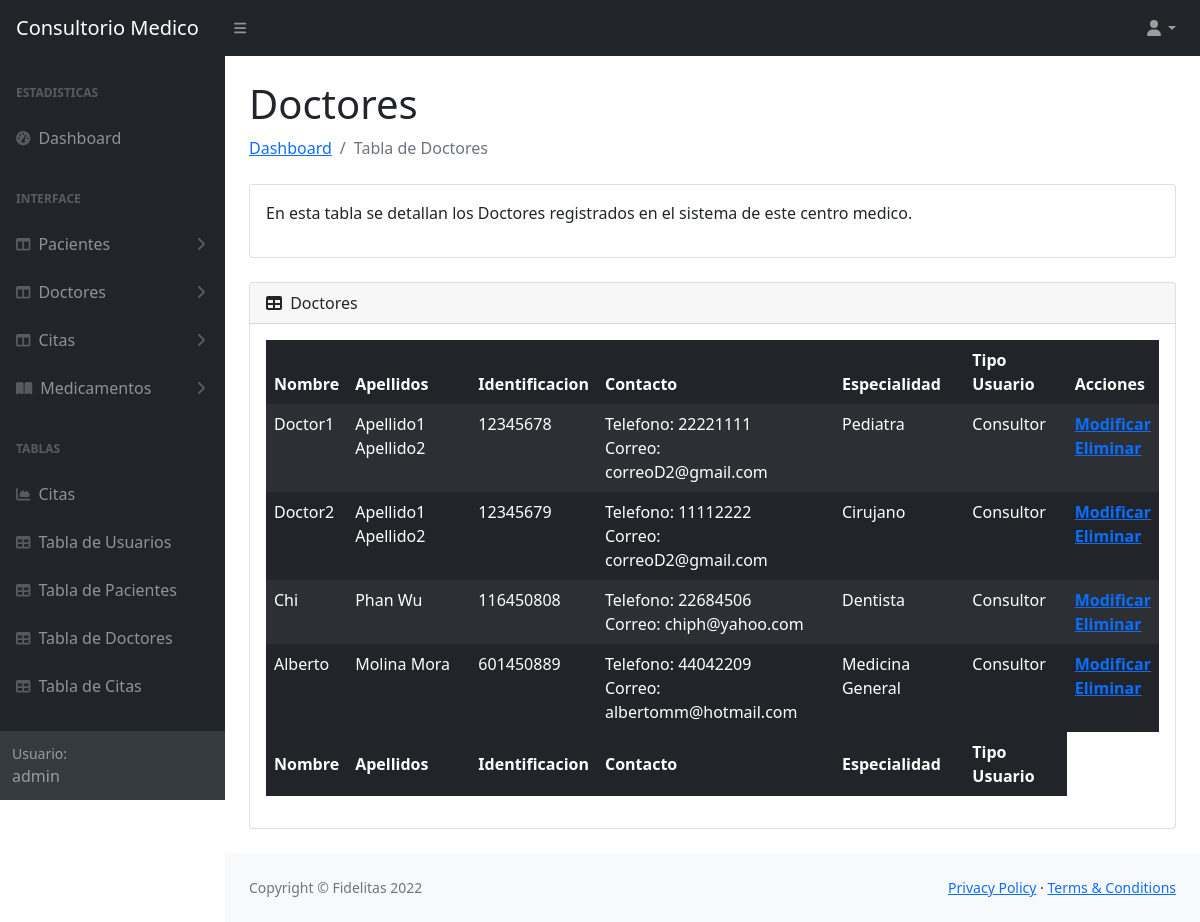
The app's page /tablas/tablaDoctores.php (signed in), older data.
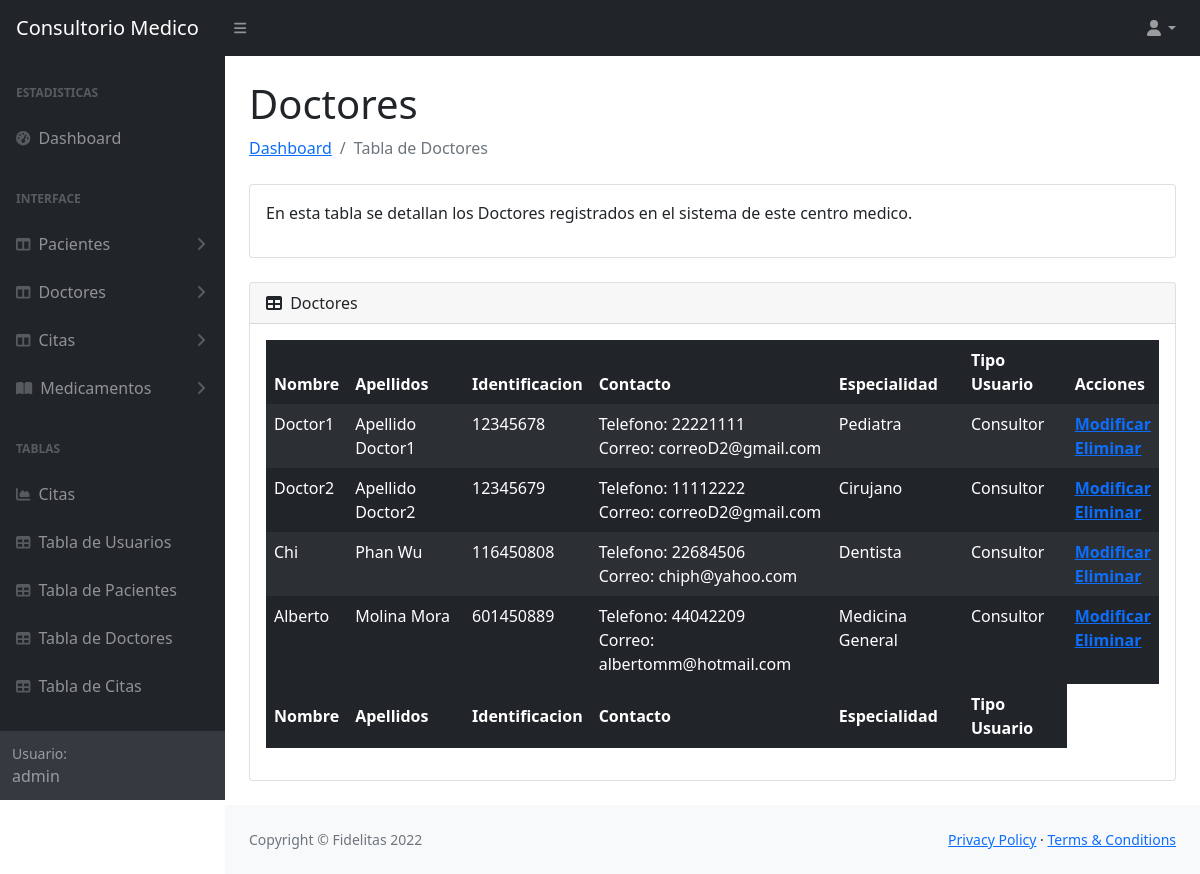
The same page, newer data.
### tables this page shows
CREATE TABLE `doctor` (
  idDoctor INT NOT NULL AUTO_INCREMENT,
  nombreDoctor VARCHAR(45) NOT NULL,
  apellidosDoctor VARCHAR(45) NOT NULL,
  cedulaDoctor INT NOT NULL,
  telefonoDoctor VARCHAR(10) NOT NULL,
  correoDoctor VARCHAR(45) NOT NULL,
  especialidad VARCHAR(45) NOT NULL,
  tipoUsuario INT NOT NULL,
  PRIMARY KEY (idDoctor),
  foreign key(tipoUsuario)references `tipousuario`(idtipoUsuario));

CREATE TABLE `tipousuario` (
  idtipoUsuario INT NOT NULL AUTO_INCREMENT,
  tipoDeUsuario VARCHAR(45) NOT NULL,
  PRIMARY KEY (idtipoUsuario));

### tablas/tablaDoctores.php (the view, shortened to what this page needs)
<?php
 require '../conexion/conexion.php';
 $tipoUsuario = $_SESSION['tipoUsuario'];
 $tDoctorSELECT = "SELECT d.idDoctor, d.nombreDoctor, d.apellidosDoctor, d.cedulaDoctor, d.telefonoDoctor, d.correoDoctor, d.especialidad, tu.tipoDeUsuario
 FROM doctor d JOIN tipousuario tu on d.tipoUsuario = tu.idtipoUsuario";
 $resultado = $mysqli->query($tDoctorSELECT);
?>
<!DOCTYPE html>
<html lang="en">
    <head>
        <link href="https://cdn.jsdelivr.net/npm/simple-datatables@latest/dist/style.css" rel="stylesheet" />
        <link href="../css/styles.css" rel="stylesheet" />
    </head>
    <body class="sb-nav-fixed">
        <nav class="sb-topnav navbar navbar-expand navbar-dark bg-dark">
            <a class="navbar-brand ps-3" href="../principal.php">Consultorio Medico</a>
            <button class="btn btn-link btn-sm order-1 order-lg-0 me-4 me-lg-0" id="sidebarToggle" href="#!"><i class="fas fa-bars"></i></button>
            <ul class="navbar-nav ms-auto ms-auto me-0 me-md-3 my-2 my-md-0">
                <li class="nav-item dropdown">
                    <a class="nav-link dropdown-toggle" id="navbarDropdown" href="#" role="button" data-bs-toggle="dropdown" aria-expanded="false"><i class="fas fa-user fa-fw"></i></a>
                </li>
            </ul>
        </nav>
        <div id="layoutSidenav">
            <div id="layoutSidenav_nav">
                <nav class="sb-sidenav accordion sb-sidenav-dark" id="sidenavAccordion">
                    <div class="sb-sidenav-menu">
                        <div class="nav">
                            <div class="sb-sidenav-menu-heading">Estadisticas</div>
                            <a class="nav-link" href="../principal.php">
                                <div class="sb-nav-link-icon"><i class="fas fa-tachometer-alt"></i></div>
                                Dashboard
                            </a>
                            <?php if($tipoUsuario == 1){ ?>
                            <div class="sb-sidenav-menu-heading">Interface</div>
                            <a class="nav-link collapsed" href="#" data-bs-toggle="collapse" data-bs-target="#collapsePacientes" aria-expanded="false" aria-controls="collapseLayouts">
                                <div class="sb-nav-link-icon"><i class="fas fa-columns"></i></div>
                                Pacientes
                                <div class="sb-sidenav-collapse-arrow"><i class="fas fa-angle-down"></i></div>
                            </a>
                            <a class="nav-link collapsed" href="#" data-bs-toggle="collapse" data-bs-target="#collapseDoctor" aria-expanded="false" aria-controls="collapseLayouts">
                                <div class="sb-nav-link-icon"><i class="fas fa-columns"></i></div>
                                Doctores
                                <div class="sb-sidenav-collapse-arrow"><i class="fas fa-angle-down"></i></div>
                            </a>
                            <a class="nav-link collapsed" href="#" data-bs-toggle="collapse" data-bs-target="#collapseCitas" aria-expanded="false" aria-controls="collapseLayouts">
                                <div class="sb-nav-link-icon"><i class="fas fa-columns"></i></div>
                                Citas
                                <div class="sb-sidenav-collapse-arrow"><i class="fas fa-angle-down"></i></div>
                            </a>
                            <a class="nav-link collapsed" href="#" data-bs-toggle="collapse" data-bs-target="#collapsePages" aria-expanded="false" aria-controls="collapsePages">
                                <div class="sb-nav-link-icon"><i class="fas fa-book-open"></i></div>
                                Medicamentos
                                <div class="sb-sidenav-collapse-arrow"><i class="fas fa-angle-down"></i></div>
                            </a>
                            <?php } ?>
                            <div class="sb-sidenav-menu-heading">Tablas</div>
                            <a class="nav-link" href="charts.html">
                                <div class="sb-nav-link-icon"><i class="fas fa-chart-area"></i></div>
                                Citas
                            </a>
                            <a class="nav-link" href="../tablas/tablaUsuarios.php">
                                <div class="sb-nav-link-icon"><i class="fas fa-table"></i></div>
                                Tabla de Usuarios
                            </a>
                            <a class="nav-link" href="../tablas/tablaPacientes.php">
                                <div class="sb-nav-link-icon"><i class="fas fa-table"></i></div>
                                Tabla de Pacientes
                            </a>
                            <a class="nav-link" href="../tablas/tablaDoctores.php">
                                <div class="sb-nav-link-icon"><i class="fas fa-table"></i></div>
                                Tabla de Doctores
                            </a>
                            <a class="nav-link" href="../tablas/tablaCitas.php">
                                <div class="sb-nav-link-icon"><i class="fas fa-table"></i></div>
                                Tabla de Citas
                            </a>
                        </div>
                    </div>
                    <div class="sb-sidenav-footer">
                        <div class="small">Usuario:</div>
                        <?php echo $_SESSION['nombreUsuario'] ?>
                    </div>
                </nav>
            </div>
            <div id="layoutSidenav_content">
                <main>
                    <div class="container-fluid px-4">
                        <h1 class="mt-4">Doctores</h1>
                        <ol class="breadcrumb mb-4">
                            <li class="breadcrumb-item"><a href="../principal.php">Dashboard</a></li>
                            <li class="breadcrumb-item active">Tabla de Doctores</li>
                        </ol>
                        <div class="card mb-4">
                            <div class="card-body">
                               <p>En esta tabla se detallan los Doctores registrados en el sistema de este centro medico.</p>
                            </div>
                        </div>
                        <div class="card mb-4">
                            <div class="card-header">
                                <i class="fas fa-table me-1"></i>
                                Doctores
                            </div>
                            <div class="card-body">
                                <table id="datatablesSimple" class="table table-dark table-striped table-borderless">
                                    <thead>
                                        <tr>
                                            <th>Nombre</th>
                                            <th>Apellidos</th>
                                            <th>Identificacion</th>
                                            <th>Contacto</th>
                                            <th>Especialidad</th>
                                            <th>Tipo Usuario</th>
                                            <th>Acciones</th>
                                        </tr>
                                    </thead>
                                    <tfoot>
                                        <tr>
                                            <th>Nombre</th>
                                            <th>Apellidos</th>
                                            <th>Identificacion</th>
                                            <th>Contacto</th>
                                            <th>Especialidad</th>
                                            <th>Tipo Usuario</th>
                                        </tr>
                                    </tfoot>
                                    <tbody>
                                        <?php
                                            while ($row = $resultado->fetch_assoc()) { ?>
                                            <tr>
                                                <?php $idDoctor =  $row['idDoctor'];?>
                                                <td><?php echo $row['nombreDoctor']  ?></td>
                                                <td><?php echo $row['apellidosDoctor']  ?></td>
                                                <td><?php echo $row['cedulaDoctor']  ?></td>
                                                <td><?php echo "Telefono: ".$row['telefonoDoctor']."<br>Correo: ".$row['correoDoctor']  ?></td>
                                                <td><?php echo $row['especialidad']  ?></td>
                                                <td><?php echo $row['tipoDeUsuario']  ?></td>
                                                <th><?php echo "<a href='../formularios/editarDoctor.php?id=$idDoctor'>Modificar</a><br><a href='../scriptsSQL/deleteDoctor.php?id=$idDoctor'>Eliminar</a>" ?></th>
                                            </tr>
                                            <?php } ?>
                                    </tbody>
                                </table>
                            </div>
                        </div>
                    </div>
                </main>
                <footer class="py-4 bg-light mt-auto">
                    <div class="container-fluid px-4">
                        <div class="d-flex align-items-center justify-content-between small">
                            <div class="text-muted">Copyright &copy; Fidelitas 2022</div>
                            <div>
                                <a href="#">Privacy Policy</a>
                                &middot;
                                <a href="#">Terms &amp; Conditions</a>
                            </div>
                        </div>
                    </div>
                </footer>
            </div>
    </body>
</html>

Row changes from the older to the newer data that the page shows:
changed doctor "Doctor1": apellidosDoctor "Apellido1 Apellido2" → "Apellido Doctor1"
changed doctor "Doctor2": apellidosDoctor "Apellido1 Apellido2" → "Apellido Doctor2"
